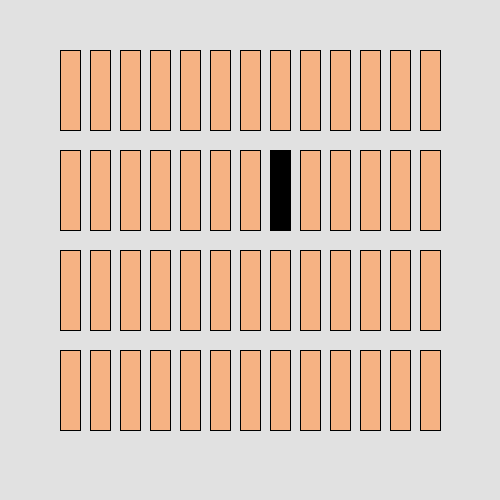
Frame 1 (no input)
Frame 60 (the mouse pressed at the canvas centre just before this capture): identical to frame 1, image omitted
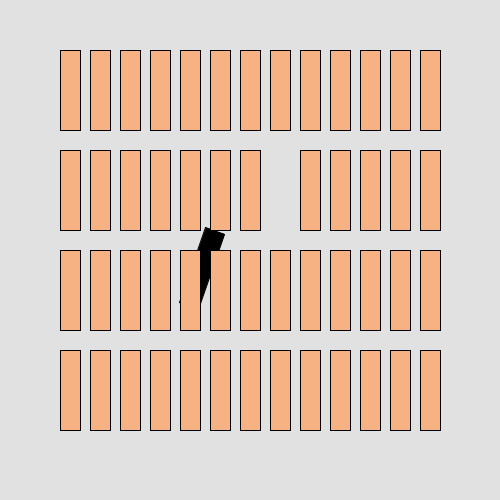
Frame 120 (the mouse held since frame 60 and released just before this capture)

The Processing sketch that drew these frames (run headless with seeded random() and noise(); from frame 60 on, the mouse is pressed at the canvas centre):

// Processing sketch: processing_119295
// ── processing_119295.pde

void setup()
{
size(500, 500);
}

void draw(){
background (225);

println(mouseY);
translate(10, 0);

pushMatrix();

float winkel= map(mouseX,0,3500,0,1.5*PI);
     
    rotate(winkel);


fill(0);
rect(260, 150, 20, 80);
popMatrix();
fill(246, 178, 131);
rect(50, 50, 20, 80);
rect(80, 50, 20, 80);
rect(110, 50, 20, 80);
rect(140, 50, 20, 80);
rect(170, 50, 20, 80);
rect(200, 50, 20, 80);
rect(230, 50, 20, 80);
rect(260, 50, 20, 80);
rect(290, 50, 20, 80);
rect(320, 50, 20, 80);
rect(350, 50, 20, 80);
rect(380, 50, 20, 80);
rect(410, 50, 20, 80);


translate(0, 100);
fill(246, 178, 131);
rect(50, 50, 20, 80);
rect(80, 50, 20, 80);
rect(110, 50, 20, 80);
rect(140, 50, 20, 80);
rect(170, 50, 20, 80);
rect(200, 50, 20, 80);
rect(230, 50, 20, 80);


fill(246, 178, 131);
rect(290, 50, 20, 80);
rect(320, 50, 20, 80);
rect(350, 50, 20, 80);
rect(380, 50, 20, 80);
rect(410, 50, 20, 80);

translate(0, 100);
fill(246, 178, 131);
rect(50, 50, 20, 80);
rect(80, 50, 20, 80);
rect(110, 50, 20, 80);
rect(140, 50, 20, 80);
rect(170, 50, 20, 80);
rect(200, 50, 20, 80);
rect(230, 50, 20, 80);
rect(260, 50, 20, 80);
rect(290, 50, 20, 80);
rect(320, 50, 20, 80);
rect(350, 50, 20, 80);
rect(380, 50, 20, 80);
rect(410, 50, 20, 80);

translate(0, 100);
fill(246, 178, 131);
rect(50, 50, 20, 80);
rect(80, 50, 20, 80);
rect(110, 50, 20, 80);
rect(140, 50, 20, 80);
rect(170, 50, 20, 80);
rect(200, 50, 20, 80);
rect(230, 50, 20, 80);
rect(260, 50, 20, 80);
rect(290, 50, 20, 80);
rect(320, 50, 20, 80);
rect(350, 50, 20, 80);
rect(380, 50, 20, 80);
rect(410, 50, 20, 80);

}
